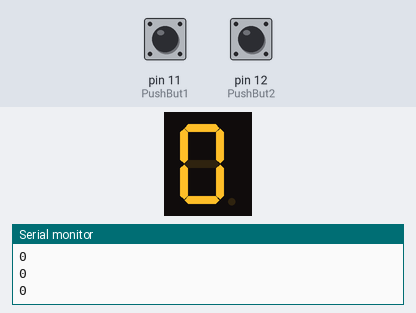
This sketch was run on a simulated Arduino Uno, built with avr-gcc and run on an emulated ATmega328P. Shown: 1-digit seven-segment display, the last lines printed to the serial monitor. Wiring (inferred from the names in the program): 1-digit 7-segment display, segments lit when LOW: segments pin 3, pin 2, pin 8, pin 7, pin 6, pin 4, pin 5. The inputs (shaded band) are chosen by the test bench; at power-on: pin 11 (PushBut1) HIGH, pin 12 (PushBut2) HIGH. The segment pins are drawn as the display they are named for.

Above: at 3.9 s.
4.0 s: pin 11 (PushBut1) pulled LOW for 1.3 s
At 4.5 s:
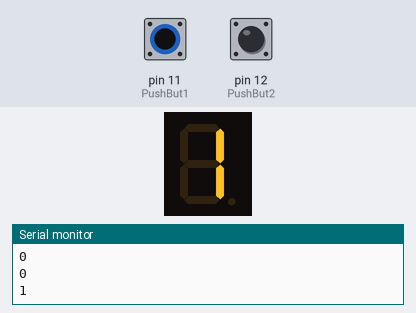
6.8 s: pin 11 (PushBut1) pulled LOW for 1.3 s
At 8.1 s:
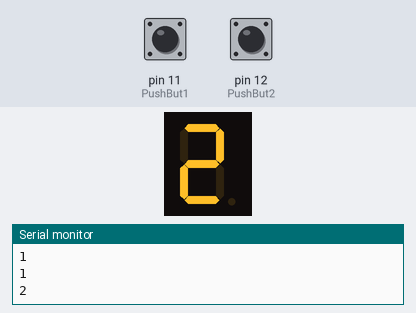
Timing chart, 0 to 9.8 s (numbered marks = the images above; inputs shaded):
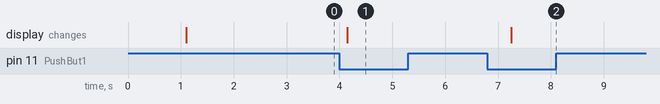

The sketch:

Code_Task_7Segment.ino
```cpp
//Task: 7-segment
const int segmentA = 3;
const int segmentB = 2;
const int segmentC = 8;
const int segmentD = 7;
const int segmentE = 6;
const int segmentF = 4;
const int segmentG = 5;

const int PushBut1 = 11;
const int PushBut2 = 12;

int PB1Count = 0;
int PB1State = 0;
int LastPB1State = 0;

int PB2Count = 0;
int PB2State = 0;
int LastPB2State = 0;

void setup(){
  Serial.begin(9600);

  pinMode(PushBut1, INPUT_PULLUP);
  pinMode(PushBut2, INPUT_PULLUP);

  pinMode(segmentA, OUTPUT);
  pinMode(segmentB, OUTPUT);
  pinMode(segmentC, OUTPUT);
  pinMode(segmentD, OUTPUT);
  pinMode(segmentE, OUTPUT);
  pinMode(segmentF, OUTPUT);
  pinMode(segmentG, OUTPUT);

  digitalWrite(segmentA, HIGH);
  digitalWrite(segmentB, HIGH);
  digitalWrite(segmentC, HIGH);
  digitalWrite(segmentD, HIGH);
  digitalWrite(segmentE, HIGH);
  digitalWrite(segmentF, HIGH);
  digitalWrite(segmentG, HIGH);
}

void loop(){
  Serial.println(PB1Count);
  delay(1000);

  PB1State = digitalRead(PushBut1);
  PB2State = digitalRead(PushBut2);

  if(PB1State != LastPB1State){
    if(PB1State == LOW){
      PB1Count++;
    }
    delay(50);
  }

  if(PB2State != LastPB2State){
    if(PB2State == LOW){
      PB1Count = 0;
    }
    delay(50);
  }

  LastPB1State = PB1State;
  LastPB2State = PB2State;

  if(PB1Count == 0){
    r();
    seg0();
  }

  if(PB1Count == 1){
    r();
    seg1();
  }

  if(PB1Count == 2){
    r();
    seg2();
  }

  if(PB1Count == 3){
    r();
    seg3();
  }

  if(PB1Count == 4){
    r();
    seg4();
  }

  if(PB1Count == 5){
    r();
    seg5();
  }

  if(PB1Count == 6){
    r();
    seg6();
  }

  if(PB1Count == 7){
    r();
    seg7();
  }

  if(PB1Count == 8){
    r();
    seg8();
  }

  if(PB1Count == 9){
    r();
    seg9();
  }
}

void r(){
  digitalWrite(segmentA, HIGH);
  digitalWrite(segmentB, HIGH);
  digitalWrite(segmentC, HIGH);
  digitalWrite(segmentD, HIGH);
  digitalWrite(segmentE, HIGH);
  digitalWrite(segmentF, HIGH);
  digitalWrite(segmentG, HIGH);
}

void seg0(){
  //0
  digitalWrite(segmentA, LOW);
  digitalWrite(segmentB, LOW);
  digitalWrite(segmentC, LOW);
  digitalWrite(segmentD, LOW);
  digitalWrite(segmentE, LOW);
  digitalWrite(segmentF, LOW);
}

void seg1(){
  //1
  digitalWrite(segmentB, LOW);
  digitalWrite(segmentC, LOW);
}

void seg2(){
  //2
  digitalWrite(segmentA, LOW);
  digitalWrite(segmentB, LOW);
  digitalWrite(segmentD, LOW);
  digitalWrite(segmentE, LOW);
  digitalWrite(segmentG, LOW);
}

void seg3(){
  //3
  digitalWrite(segmentA, LOW);
  digitalWrite(segmentB, LOW);
  digitalWrite(segmentC, LOW);
  digitalWrite(segmentD, LOW);
  digitalWrite(segmentG, LOW);
}

void seg4(){
  //4
  digitalWrite(segmentB, LOW);
  digitalWrite(segmentC, LOW);
  digitalWrite(segmentF, LOW);
  digitalWrite(segmentG, LOW);
}

void seg5(){
  //5
  digitalWrite(segmentA, LOW);
  digitalWrite(segmentC, LOW);
  digitalWrite(segmentD, LOW);
  digitalWrite(segmentF, LOW);
  digitalWrite(segmentG, LOW);
}

void seg6(){
  //6
  digitalWrite(segmentA, LOW);
  digitalWrite(segmentC, LOW);
  digitalWrite(segmentD, LOW);
  digitalWrite(segmentE, LOW);
  digitalWrite(segmentF, LOW);
  digitalWrite(segmentG, LOW);
}

void seg7(){
  //7
  digitalWrite(segmentA, LOW);
  digitalWrite(segmentC, LOW);
}

void seg8(){
  //8
  digitalWrite(segmentA, LOW);
  digitalWrite(segmentB, LOW);
  digitalWrite(segmentC, LOW);
  digitalWrite(segmentD, LOW);
  digitalWrite(segmentE, LOW);
  digitalWrite(segmentF, LOW);
  digitalWrite(segmentG, LOW);
}

void seg9(){
  //9
  digitalWrite(segmentA, LOW);
  digitalWrite(segmentC, LOW);
  digitalWrite(segmentD, LOW);
  digitalWrite(segmentE, LOW);
  digitalWrite(segmentF, LOW);
  digitalWrite(segmentG, LOW);
}
```

Measured:
- after the input at 4.0 s, the display: changes after 0.15 s (image 1)
- after the input at 6.8 s, the display: changes after 0.45 s (image 2)
